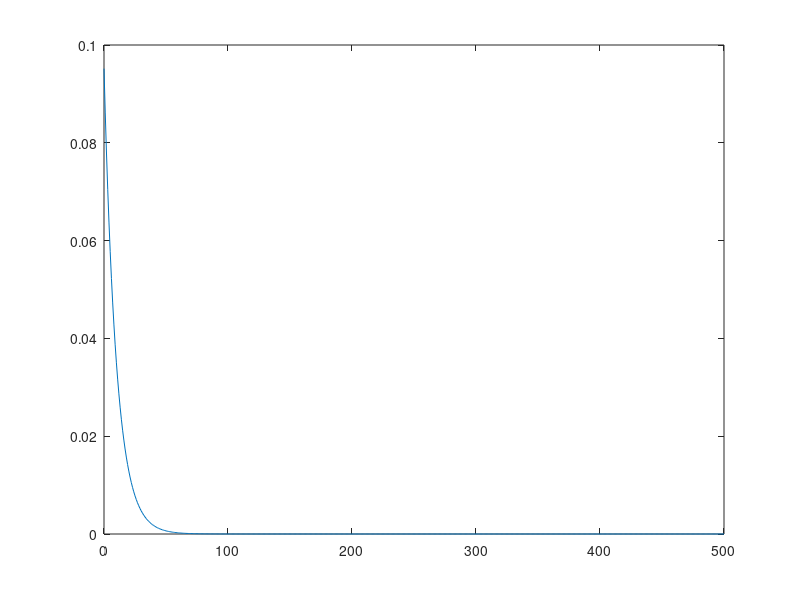

MATLAB code to generate this figure: (Note: this script raises an error after producing the figure.)
function TwoPulse(varargin)

%simulate effect of two motion pulses on detection.
x = 0:500;
t = [10 1];
showj =1;

j = 1;
while j <= length(varargin)
    if strncmpi(varargin{j},'show',4)
        j = j+1;
        showj = varargin{j};
    elseif strncmpi(varargin{j},'tc',2)
        j = j+1;
        t = varargin{j};
    end
    j = j+1;
end

ta = exp(-x/t(1));
tb = exp(-x/t(2));
ta = ta./sum(ta);
tb = tb./sum(tb);
tab = fliplr(conv(fliplr(ta),tb));
tab = tab(500:499+length(ta));
plot(x,ta);
pulse = zeros(3,100);
pulse(1,50:62) = 1;
ipulse = pulse(3,:);
ipulse(5) = 1;
GetFigure('Kernels');
hold off; 
plot(ta);
hold on;
plot(tab,'r');
GetFigure('Convolutions');
hold off;

    delays = [10:2:50];
    vid = 1:size(pulse,2);
for j = 1:length(delays)
    pulse(3,delays(j):delays(j)+12) = 0.3;
    pulse(2,delays(j):3:delays(j)+12) = 0.9;
    stim = pulse(1,:) + pulse(3,:);
    resp = conv(stim,ta);
    s(j) = max(resp);
    ustim = conv(pulse(2,:),tb);
    ustim = ustim(vid)+pulse(1,:);
    ustim = conv(ustim,ta);
    pulse(3,delays(j):delays(j)+12) = 0;
    u(j) = max(ustim);
    if ismember(j, showj)
    plot(resp);
    hold on;
    plot(ustim,'r');
    end
    pulse(2,delays(j):delays(j)+12) = 0;
end
GetFigure('MaxResps');
hold off;
plot(s);
hold on;
plot(u,'r');
